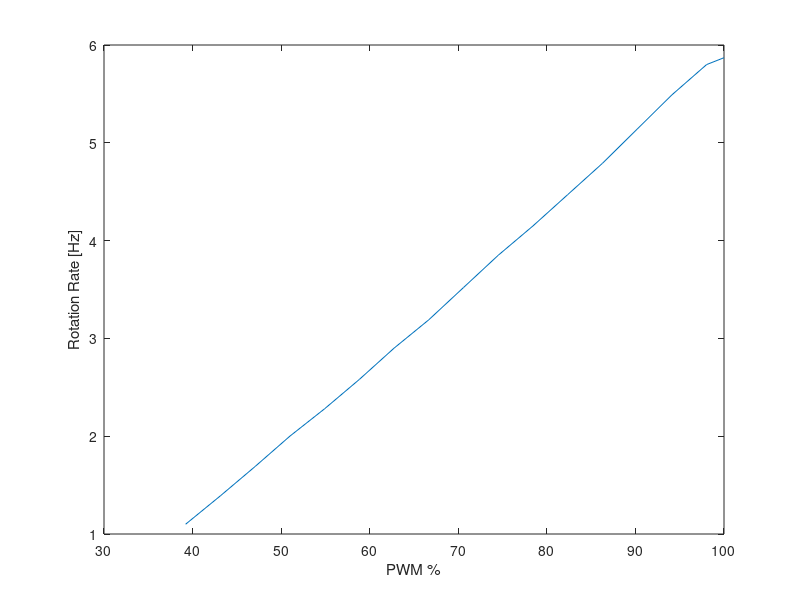

This figure's MATLAB source:
% Relationship between PWM commands and rotation rate
% for the RoboPeak LIDAR unit
data = [100	1.10;
    110	1.39;
    120	1.69;
    130	2.00;
    140	2.28;
    150	2.58;
    160	2.90;
    170	3.19;
    180	3.52;
    190	3.85;
    200	4.15;
    210	4.47;
    220	4.79;
    230	5.14;
    240	5.49;
    250	5.80;
    255	5.87;];
plot(100*data(:,1)/255,data(:,2));
xlabel('PWM %');
ylabel('Rotation Rate [Hz]');
